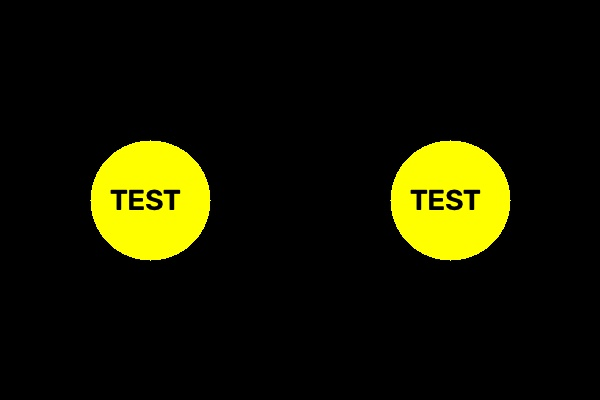
#> input picture samples/test.jpg, 600 x 400 px
$ python cli.py --input samples/test.jpg
#> lines starting #> are read from the running program, lines starting #| are printed output that depends on the picture; after the words box and inside, x2 and y2 are one past the last pixel; in counts of white or black regions, pixels touching at a corner belong together
### src/preprocessor.py
"""Image loading, validation, and preprocessing helpers."""

from pathlib import Path

import cv2
import numpy as np


def load_image(image_path: str) -> np.ndarray:
	"""Load an image from ``image_path`` as a BGR NumPy array.

	Args:
		image_path: Path to the image file.

	Returns:
		The decoded image in OpenCV's standard BGR channel order.

	Raises:
		FileNotFoundError: If ``image_path`` does not exist or is not a file.
		ValueError: If the file exists but cannot be decoded as an image.
	"""
	path = Path(image_path)
	if not path.is_file():
		raise FileNotFoundError(f"Image file not found: {image_path}")

	image = cv2.imread(str(path), cv2.IMREAD_COLOR)
	if image is None:
		raise ValueError(f"Unable to decode image file: {image_path}")

	return image


def validate_dimensions(image: np.ndarray, min_size: int = 128) -> bool:
	"""Validate that an image is large enough for feature extraction.

	Args:
		image: Image array whose first two dimensions are height and width.
		min_size: Minimum required height and width in pixels.

	Returns:
		``True`` when both image dimensions meet ``min_size``.

	Raises:
		ValueError: If the image is invalid, ``min_size`` is not positive, or
			either image dimension is smaller than ``min_size``.
	"""
	_validate_image_array(image)
	if min_size <= 0:
		raise ValueError("min_size must be a positive integer")

	height, width = image.shape[:2]
	if height < min_size or width < min_size:
		raise ValueError(
			f"Image dimensions ({width}x{height}) are smaller than the "
			f"minimum size of {min_size}x{min_size}"
		)

	return True


# [47 lines left out: functions to_grayscale, resize_aspect_ratio, not called in this run]


def _validate_image_array(image: np.ndarray) -> None:
	"""Raise ``ValueError`` when ``image`` is not a usable array."""
	if not isinstance(image, np.ndarray):
		raise ValueError("image must be a NumPy array")
	if image.ndim not in (2, 3) or image.shape[0] == 0 or image.shape[1] == 0:
		raise ValueError("image must have non-empty height and width dimensions")

### src/ela_detector.py
"""Error Level Analysis (ELA) image processing utilities."""

from pathlib import Path

import numpy as np
from PIL import Image, ImageChops, ImageEnhance


def compute_ela(
	image_path: str, quality: int = 90, scale: int = 15
) -> tuple[np.ndarray, float]:
	"""Compute an ELA image and mean compression discrepancy.

	The source image is converted to RGB, recompressed as a JPEG, and compared
	with the original. The resulting difference image is brightness-enhanced
	and returned in BGR channel order for OpenCV compatibility.

	Args:
		image_path: Path to the source image.
		quality: JPEG quality used for the temporary recompressed image.
		scale: Retained as part of the public API for caller compatibility.
			The brightness factor is calculated dynamically from the maximum
			observed pixel difference.

	Returns:
		A tuple containing the enhanced ELA image in BGR format and the mean
		discrepancy of the unscaled RGB absolute-difference image.

	Raises:
		FileNotFoundError: If ``image_path`` does not exist.
		OSError: If the image cannot be opened, saved, or read.
		ValueError: If ``quality`` or ``scale`` is invalid.
	"""
	del scale
	if not 0 <= quality <= 100:
		raise ValueError("quality must be between 0 and 100")

	temporary_path = Path("_temp_ela.jpg")
	try:
		with Image.open(image_path) as source:
			original = source.convert("RGB")

		original.save(temporary_path, format="JPEG", quality=quality)

		with Image.open(temporary_path) as recompressed_source:
			recompressed = recompressed_source.convert("RGB")

		difference = ImageChops.difference(original, recompressed)
		extrema = difference.getextrema()
		max_diff = max(channel_max for _, channel_max in extrema)
		scale_factor = 1.0 if max_diff == 0 else 255.0 / max_diff

		enhanced_difference = ImageEnhance.Brightness(difference).enhance(
			scale_factor
		)
		difference_array = np.asarray(difference, dtype=np.float32)
		mean_discrepancy = float(np.mean(difference_array))
		enhanced_array = np.asarray(enhanced_difference, dtype=np.uint8)
		ela_image_bgr = enhanced_array[:, :, ::-1].copy()

		return ela_image_bgr, mean_discrepancy
	except FileNotFoundError:
		raise
	except OSError as error:
		raise OSError(f"Unable to compute ELA for image: {image_path}") from error
	finally:
		try:
			temporary_path.unlink()
		except FileNotFoundError:
			pass

### src/copy_move.py
"""SIFT-based copy-move forgery detection."""

import cv2
import numpy as np


def detect_copy_move(
	image: np.ndarray,
	min_distance: float = 40.0,
	ratio_thresh: float = 0.75,
) -> tuple[np.ndarray, int]:
	"""Detect duplicated regions using SIFT matches and RANSAC.

	Args:
		image: Three-channel, 8-bit BGR image.
		min_distance: Minimum spatial separation between matched keypoints.
		ratio_thresh: Lowe ratio-test threshold for nearest-neighbor matches.

	Returns:
		A copy of ``image`` annotated with verified red match lines and the
		number of RANSAC inlier pairs. If fewer than ten keypoints or no
		descriptors are found, the image copy and zero are returned.

	Raises:
		ValueError: If the image or detector parameters are invalid.
	"""
	_validate_input(image, min_distance, ratio_thresh)
	annotated_image = image.copy()
	grayscale = cv2.cvtColor(image, cv2.COLOR_BGR2GRAY)

	sift = cv2.SIFT_create()
	keypoints, descriptors = sift.detectAndCompute(grayscale, None)
	if descriptors is None or len(keypoints) < 10:
		return annotated_image, 0

	matcher = cv2.BFMatcher(cv2.NORM_L2)
	match_groups = matcher.knnMatch(descriptors, descriptors, k=3)
	candidate_points: list[tuple[np.ndarray, np.ndarray]] = []

	for matches in match_groups:
		if len(matches) < 3:
			continue

		identity_match, nearest_match, second_nearest_match = matches
		if identity_match.queryIdx != identity_match.trainIdx:
			continue
		if not nearest_match.distance < ratio_thresh * second_nearest_match.distance:
			continue

		point_one = np.asarray(keypoints[nearest_match.queryIdx].pt, dtype=np.float32)
		point_two = np.asarray(keypoints[nearest_match.trainIdx].pt, dtype=np.float32)
		if np.linalg.norm(point_one - point_two) <= min_distance:
			continue

		candidate_points.append((point_one, point_two))

	if len(candidate_points) < 4:
		return annotated_image, 0

	points_one = np.asarray([pair[0] for pair in candidate_points], dtype=np.float32)
	points_two = np.asarray([pair[1] for pair in candidate_points], dtype=np.float32)
	_, inlier_mask = cv2.findHomography(points_one, points_two, cv2.RANSAC, 5.0)
	if inlier_mask is None:
		return annotated_image, 0

	inlier_flags = inlier_mask.ravel().astype(bool)
	for (point_one, point_two), is_inlier in zip(candidate_points, inlier_flags):
		if not is_inlier:
			continue

		start = tuple(np.round(point_one).astype(int))
		end = tuple(np.round(point_two).astype(int))
		cv2.line(annotated_image, start, end, (0, 0, 255), 1)
		cv2.circle(annotated_image, start, 3, (0, 0, 255), -1)
		cv2.circle(annotated_image, end, 3, (0, 0, 255), -1)

	return annotated_image, int(np.count_nonzero(inlier_flags))


def _validate_input(
	image: np.ndarray, min_distance: float, ratio_thresh: float
) -> None:
	"""Validate the image and matching parameters before OpenCV processing."""
	if not isinstance(image, np.ndarray):
		raise ValueError("image must be a NumPy array")
	if image.dtype != np.uint8 or image.ndim != 3 or image.shape[2] != 3:
		raise ValueError("image must be a 3-channel uint8 BGR array")
	if image.shape[0] == 0 or image.shape[1] == 0:
		raise ValueError("image must have non-empty height and width")
	if min_distance < 0:
		raise ValueError("min_distance must be non-negative")
	if ratio_thresh <= 0:
		raise ValueError("ratio_thresh must be positive")

### src/visualizer.py
"""Utilities for saving image-analysis comparison canvases."""

import os

import cv2
import numpy as np


def save_comparison_canvas(
	original: np.ndarray,
	processed: np.ndarray,
	output_path: str,
	title: str,
) -> None:
	"""Save original and processed images side by side with a title banner.

	Args:
		original: Original image in grayscale or BGR format.
		processed: Analyzed image in grayscale or BGR format.
		output_path: Destination path for the combined image.
		title: Project-specific title shown in the banner.

	Raises:
		ValueError: If either image is empty or has an unsupported shape.
		OSError: If the combined canvas cannot be written.
	"""
	original_bgr = _as_bgr_image(original)
	processed_bgr = _as_bgr_image(processed)
	target_height = min(original_bgr.shape[0], processed_bgr.shape[0])

	original_resized = _resize_to_height(original_bgr, target_height)
	processed_resized = _resize_to_height(processed_bgr, target_height)
	cv2.putText(
		original_resized,
		"Original Image",
		(10, 30),
		cv2.FONT_HERSHEY_SIMPLEX,
		0.8,
		(255, 255, 255),
		2,
		cv2.LINE_AA,
	)
	cv2.putText(
		processed_resized,
		"Analyzed Result",
		(10, 30),
		cv2.FONT_HERSHEY_SIMPLEX,
		0.8,
		(255, 255, 255),
		2,
		cv2.LINE_AA,
	)

	comparison = np.hstack((original_resized, processed_resized))
	banner = np.zeros((50, comparison.shape[1], 3), dtype=np.uint8)
	cv2.putText(
		banner,
		f"CSE3010 Lab Project: {title}",
		(10, 33),
		cv2.FONT_HERSHEY_SIMPLEX,
		0.8,
		(255, 255, 255),
		2,
		cv2.LINE_AA,
	)
	canvas = np.vstack((banner, comparison))

	parent_directory = os.path.dirname(output_path)
	os.makedirs(parent_directory or ".", exist_ok=True)
	if not cv2.imwrite(output_path, canvas):
		raise OSError(f"Unable to save comparison canvas: {output_path}")


def _as_bgr_image(image: np.ndarray) -> np.ndarray:
	"""Return a non-empty grayscale or BGR image as a 3-channel array."""
	if not isinstance(image, np.ndarray) or image.size == 0:
		raise ValueError("image must be a non-empty NumPy array")
	if image.ndim == 2:
		return cv2.cvtColor(image, cv2.COLOR_GRAY2BGR)
	if image.ndim == 3 and image.shape[2] == 3:
		return image.copy()
	raise ValueError("image must be a grayscale or 3-channel BGR array")


def _resize_to_height(image: np.ndarray, target_height: int) -> np.ndarray:
	"""Resize an image to a target height while preserving its aspect ratio."""
	if image.shape[0] == target_height:
		return image

	scale = target_height / image.shape[0]
	target_width = max(1, round(image.shape[1] * scale))
	return cv2.resize(image, (target_width, target_height), interpolation=cv2.INTER_AREA)

### cli.py
"""Command-line interface for the image forgery detection pipeline."""

import argparse

import cv2

# References:
# #file:src/preprocessor.py
# #file:src/ela_detector.py
# #file:src/copy_move.py
# #file:src/visualizer.py
from src.copy_move import detect_copy_move
from src.ela_detector import compute_ela
from src.preprocessor import load_image, validate_dimensions
from src.visualizer import save_comparison_canvas


def build_parser() -> argparse.ArgumentParser:
	"""Build the command-line argument parser."""
	parser = argparse.ArgumentParser(
		description="Detect image splicing and copy-move forgery artifacts."
	)
	parser.add_argument(
		"-i",
		"--input",
		required=True,
		help="Path to the source image.",
	)
	parser.add_argument(
		"-o",
		"--output",
		default="outputs/result.jpg",
		help="Destination path for the comparison canvas.",
	)
	parser.add_argument(
		"-m",
		"--mode",
		choices=("ela", "copy-move", "full"),
		default="full",
		help="Detection mode to run.",
	)
	parser.add_argument(
		"-q",
		"--quality",
		type=int,
		default=90,
		help="JPEG quality level used for ELA.",
	)
	parser.add_argument(
		"-d",
		"--min-dist",
		type=float,
		default=40.0,
		help="Minimum spatial distance for copy-move matches.",
	)
	return parser


def _print_banner() -> None:
	"""Print the CLI header."""
	print("=" * 60)
	print("CSE3010 Image Forgery Detection CLI")
	print("=" * 60)


def main() -> int:
	"""Run the selected forgery detection workflow."""
	args = build_parser().parse_args()
	_print_banner()

	try:
		image = load_image(args.input)
#> in load_image, image is the input picture: shape (400, 600, 3); mean B, G, R 0.6, 22.5, 22.6
		validate_dimensions(image)
		channels = 1 if image.ndim == 2 else image.shape[2]
#> channels = 3
		height, width = image.shape[:2]
#> height = 400; width = 600
		print(f"Input: {args.input}")
		print(f"Resolution: {width}x{height} | Channels: {channels}")
#| Resolution: 600x400 | Channels: 3

		processed_image = image.copy()
		if args.mode in ("ela", "full"):
			ela_image, discrepancy_score = compute_ela(args.input, args.quality)
#> in compute_ela, `extrema = difference.getextrema()`: extrema = ((0, 25), (0, 23), (0, 64))
#> in compute_ela, `max_diff = max(channel_max for _, channel_max in extrema)`: max_diff = 64
#> in compute_ela, `scale_factor = 1.0 if max_diff == 0 else 255.0 / max_diff`: scale_factor = 3.98
#> in compute_ela, `enhanced_difference = ImageEnhance.Brightness(difference).enhance( sca..`:
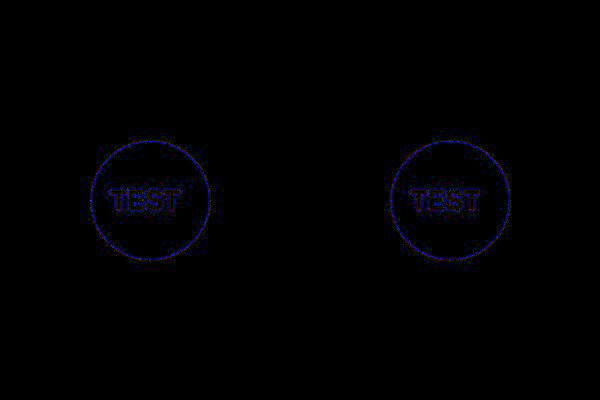
#> enhanced_difference: PIL image 600x400 RGB; mean R, G, B 0.8, 0.7, 1.9
#> in compute_ela, `mean_discrepancy = float(np.mean(difference_array))`: mean_discrepancy = 0.3
			print(f"ELA discrepancy score: {discrepancy_score:.2f}")
			ela_verdict = (
				"SUSPICIOUS (Non-uniform compression)"
				if discrepancy_score > 3.5
				else "CLEAN"
			)
			print(f"ELA verdict: {ela_verdict}")
			processed_image = ela_image

		if args.mode in ("copy-move", "full"):
			copy_move_image, inlier_count = detect_copy_move(image, args.min_dist)
#> in detect_copy_move, `grayscale = cv2.cvtColor(image, cv2.COLOR_BGR2GRAY)`:
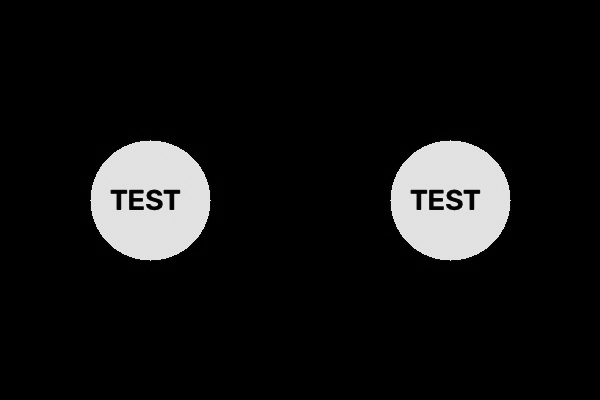
#> grayscale: shape (400, 600); min 0, max 232, mean 20
#> in detect_copy_move, `keypoints, descriptors = sift.detectAndCompute(grayscale, None)`: keypoints = 127 keypoints; strongest (x, y, size): (151, 201, 81.5), (451, 201, 81.3), (472, 207, 3.7), (172, 207, 3.7)
#> in detect_copy_move, `match_groups = matcher.knnMatch(descriptors, descriptors, k=3)`: match_groups = 127 matches
#> the loop in detect_copy_move, `for matches in match_groups:` made 127 passes
#> (point_one, point_two) on passes 1 to 12: ([92.89, 192.2], [392.9, 192.2]), ([92.99, 208.3], [393, 208.3]), ([112.6, 191.5], [412.6, 191.5]), ([112.6, 191.5], [412.6, 191.5]), ([114.7, 195.2], [414.7, 195.2]), ([118.4, 192.8], [418.4, 192.8]), ([118.4, 192.8], [418.4, 192.8]), ([118.6, 206.8], [418.6, 206.8]), ([118.6, 206.8], [418.6, 206.8]), ([122.5, 195.1], [422.5, 195.1]), ([122.5, 195.1], [422.5, 195.1]), ([125, 197.9], [424.9, 198])
#> after the loop in detect_copy_move, `for matches in match_groups:`: candidate_points = 107 items, first 6: ([92.89, 192.2], [392.9, 192.2]), ([92.99, 208.3], [393, 208.3]), ([112.6, 191.5], [412.6, 191.5]), ([112.6, 191.5], [412.6, 191.5]), ([114.7, 195.2], [414.7, 195.2]), ([118.4, 192.8], [418.4, 192.8])
#> in detect_copy_move, `points_one = np.asarray([pair[0] for pair in candidate_points], dtype=..`: points_one = 107 pairs, first value 92.89 to 485.7, second value 142.9 to 252
#> in detect_copy_move, `points_two = np.asarray([pair[1] for pair in candidate_points], dtype=..`: points_two = 107 pairs, first value 92.89 to 502, second value 142.9 to 245.8
#> in detect_copy_move, `_, inlier_mask = cv2.findHomography(points_one, points_two, cv2.RANSAC..`: inlier_mask = 107 values, max 1 at index 53, min 0 at index 0, mean 0.486
#> the loop in detect_copy_move, `for (point_one, point_two), is_inlier in zip(candidate_points, inlier_..` made 107 passes
#> (point_one, point_two, is_inlier, start, end) on passes 54, 55, 57, 58, 59, 60: ([392.9, 192.2], [92.89, 192.2], True, (393, 192), (93, 192)), ([393, 208.3], [92.99, 208.3], True, (393, 208), (93, 208)), ([412.6, 191.5], [112.6, 191.5], True, (413, 192), (113, 192)), ([412.6, 191.5], [112.6, 191.5], True, (413, 192), (113, 192)), ([414.7, 195.2], [114.7, 195.2], True, (415, 195), (115, 195)), ([418.4, 192.8], [118.4, 192.8], True, (418, 193), (118, 193))
#> after the loop in detect_copy_move, `for (point_one, point_two), is_inlier in zip(candidate_points, inlier_..`:
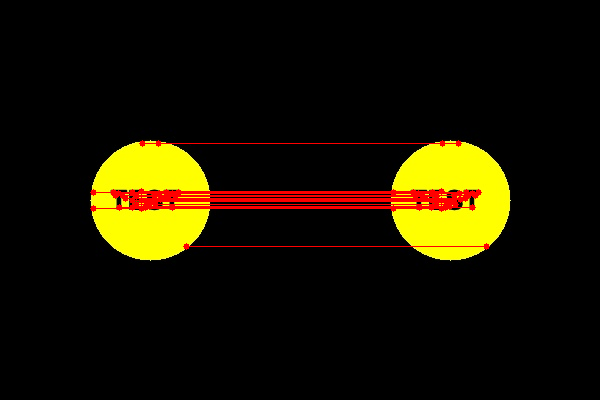
#> annotated_image: shape (400, 600, 3); 2.46% of pixels changed, all inside (x1, y1, x2, y2) = (90, 140, 490, 250)
#> inlier_count = 52
			print(f"Detected inlier matches: {inlier_count}")
#| Detected inlier matches: 52
			copy_move_verdict = (
				"FORGERY DETECTED" if inlier_count >= 5 else "NO CLONING DETECTED"
			)
#> copy_move_verdict = 'FORGERY DETECTED'
			print(f"Copy-move verdict: {copy_move_verdict}")
#| Copy-move verdict: FORGERY DETECTED
			processed_image = copy_move_image

		save_comparison_canvas(
			image,
			processed_image,
			args.output,
			f"{args.mode.upper()} Analysis",
		)
#> in save_comparison_canvas, `cv2.putText( original_resized, "Original Image", (10, 30), cv2.FONT_HE..`:
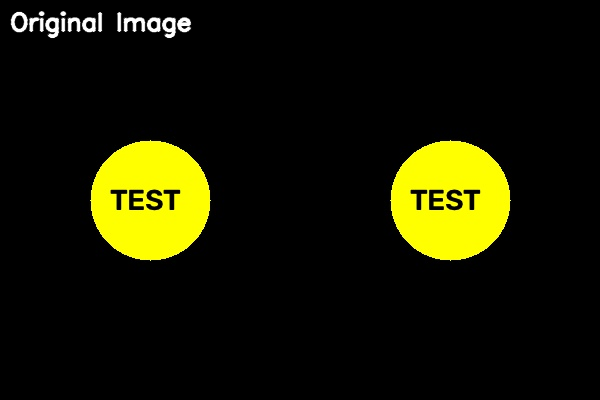
#> original_resized: shape (400, 600, 3); 0.97% of pixels changed, all inside (x1, y1, x2, y2) = (10, 11, 192, 39)
#> in save_comparison_canvas, `cv2.putText( processed_resized, "Analyzed Result", (10, 30), cv2.FONT_..`:
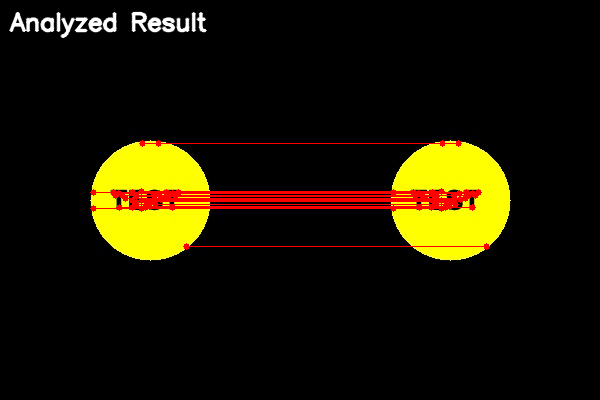
#> processed_resized: shape (400, 600, 3); 1.05% of pixels changed, all inside (x1, y1, x2, y2) = (9, 11, 208, 39)
#> in save_comparison_canvas, `comparison = np.hstack((original_resized, processed_resized))`:
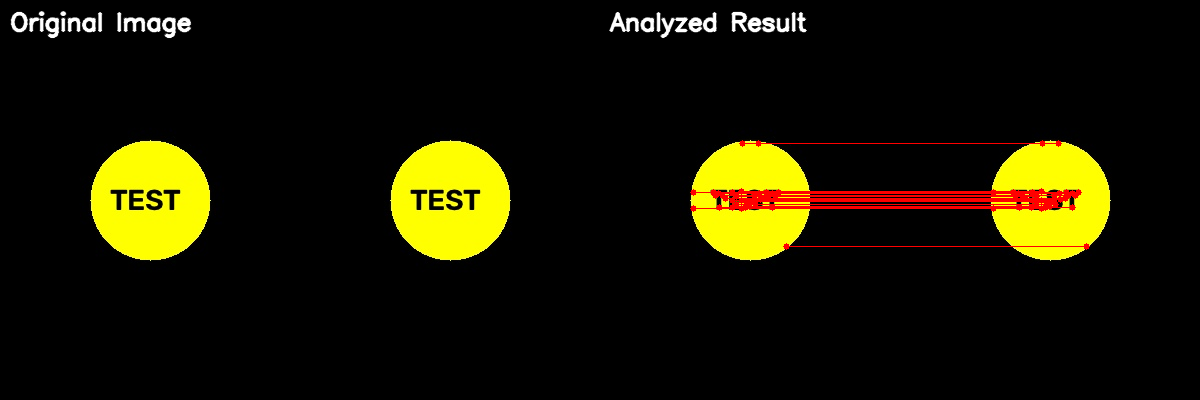
#> comparison: shape (400, 1200, 3); mean B, G, R 2.2, 23.2, 26.4
#> in save_comparison_canvas, `canvas = np.vstack((banner, comparison))`:
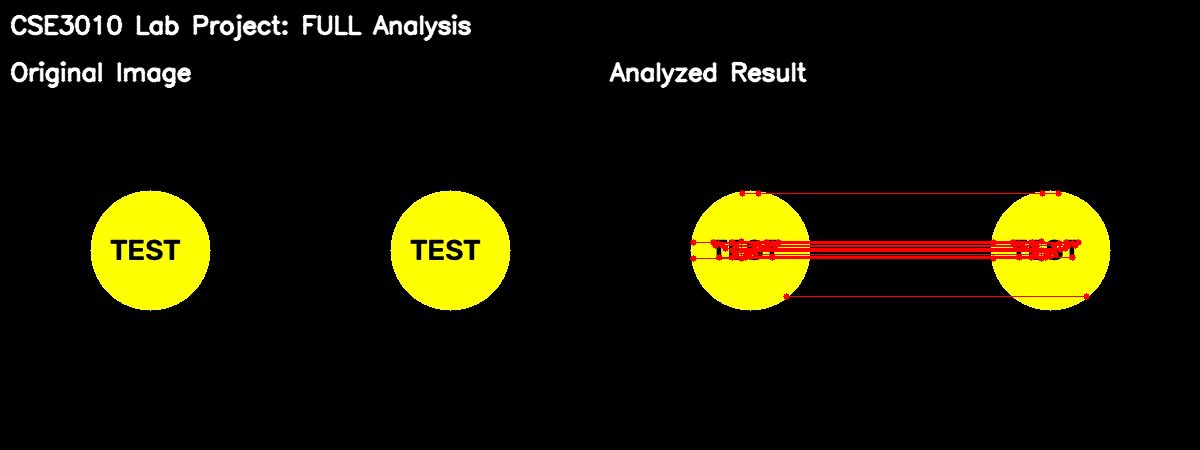
#> canvas: shape (450, 1200, 3); mean of channels 0, 1, 2 3.7, 22.4, 25.2; drawn as B, G, R
		print(f"Inspection report saved to: {args.output}")
		return 0
	except Exception as error:
		print(f"Error: {error}")
		return 1


if __name__ == "__main__":
	raise SystemExit(main())
#> (the program exits here)
